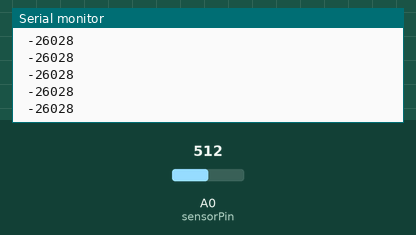
Simulated run of this sketch. Board: Arduino Uno, built with avr-gcc and run on an emulated ATmega328P. On the bench: the last lines printed to the serial monitor. The inputs (shaded band) are chosen by the test bench; at power-on: A0 (sensorPin) = 512.

Above: at 1.2 s.
1.3 s: A0 (sensorPin) set to 716
At 1.9 s:
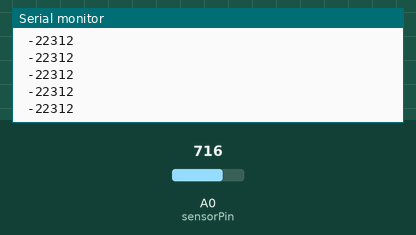
2.8 s: A0 (sensorPin) set to 900
At 3.7 s:
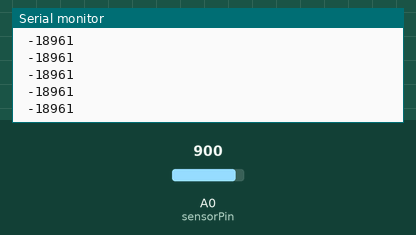
Timing chart, 0 to 5.8 s (numbered marks = the images above; inputs shaded):
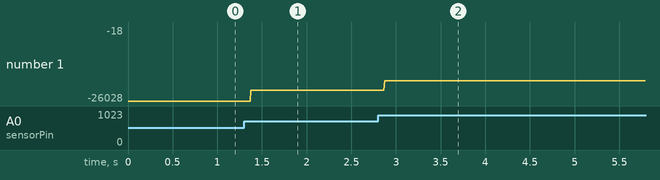

The sketch:

hello_potentiometer_max.ino
```cpp
// Hello Potentiometer Hello Max
// https://www.tinkercad.com/things/l3OGBHcaqux-hello-potentiometer-max

// constants used to set pin numbers (don't change)
//const int ledPin = 13; //define ledPin and digtal pin 13 on arduino
//const int buttonPin = 2; //define button and digital pin 2 on arduino
const int sensorPin = A0; //define potentiometer and analog pin 0 on arduino

//int buttonState = 0;
int sensorVal = 0;

void setup() {
  Serial.begin(9600); //start serial data
  //pinMode(ledPin, OUTPUT); // initialize digital pin
  //pinMode(buttonPin, INPUT_PULLUP); // enable internal pull-up
}

void loop() {

//buttonState = digitalRead(buttonPin); // read state of button value
sensorVal = analogRead(sensorPin);
sensorVal = map(sensorVal, 1941, 1955, 0, 255); //scale value

// check if pushbutton is pressed
  //
  Serial.print(" ");
  Serial.print(sensorVal);


  Serial.println(); //send serial to max
}
```

Measured:
- after the input at 1.3 s, the serial monitor: prints a new line after 0.08 s (image 1)
- after the input at 2.8 s, the serial monitor: prints a new line after 0.07 s (image 2)
- plotted number 1: -26028 → -22312 after the input at 1.3 s, -22312 → -18 after the input at 2.8 s
